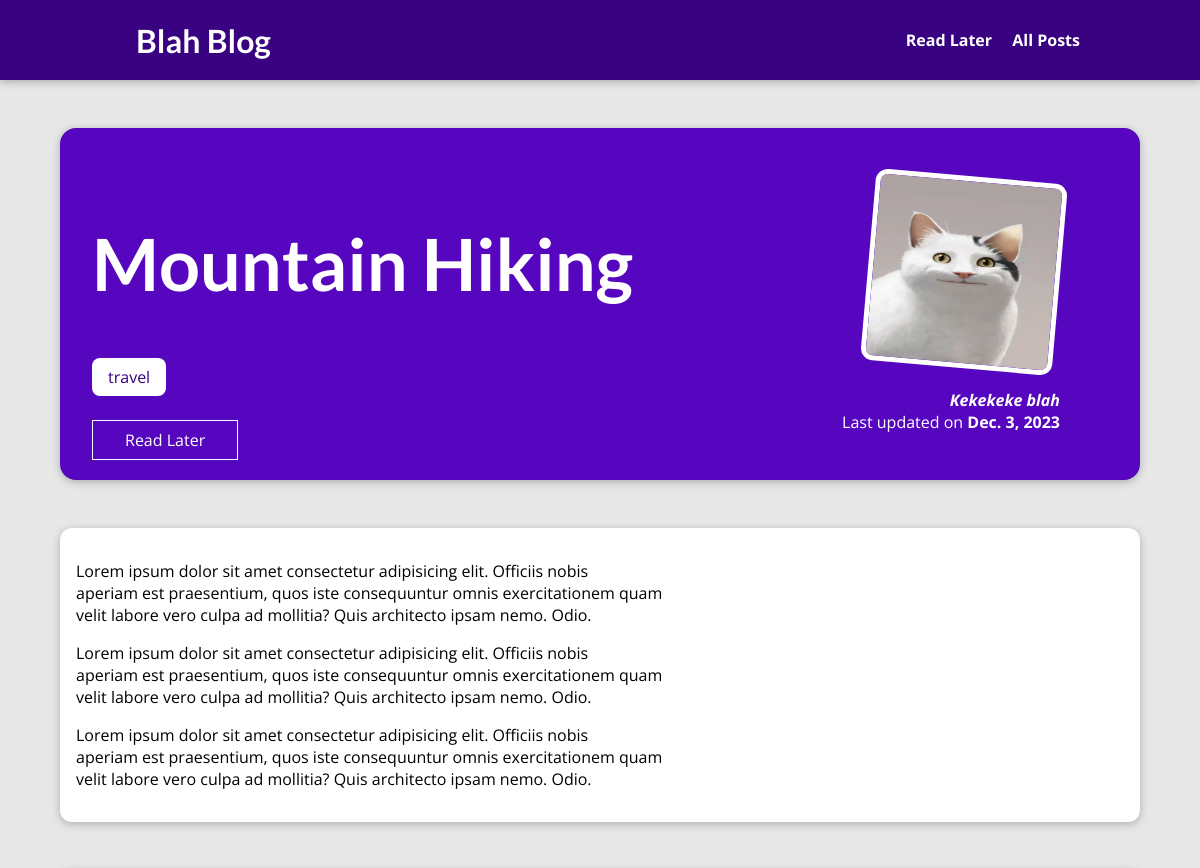
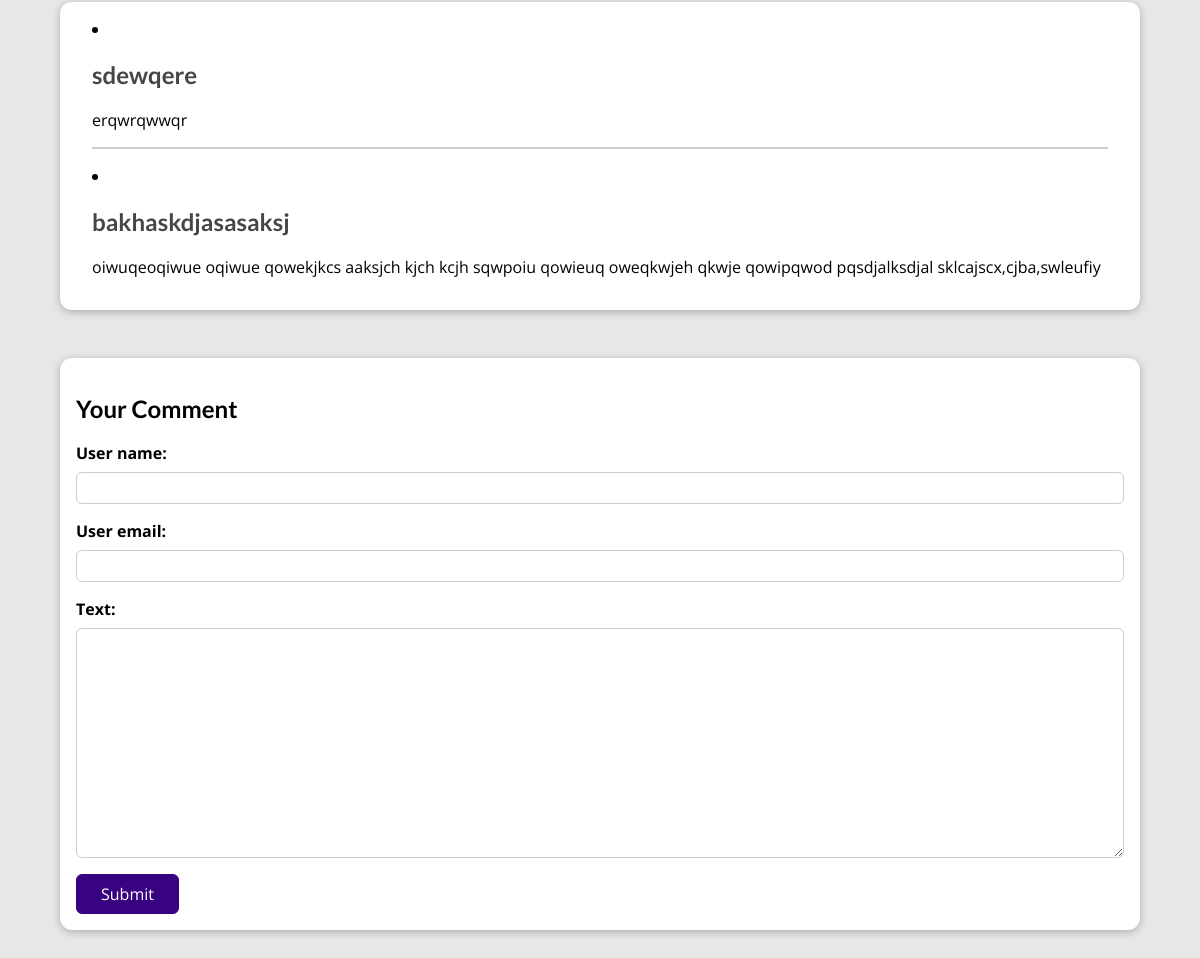
The page /posts/hike-in-the-mountains on the database its author committed (2 pictures, top to bottom).
### blog/models.py (models this page shows, shortened)
class PostModel(models.Model):
    title = models.CharField(max_length=50)
    excerpt = models.CharField(max_length=150)
    img_name = models.ImageField(upload_to='posts',null=True)
    date = models.DateField(auto_now=True)
    slug = models.SlugField(unique=True,db_index=True)
    content = models.TextField(validators=[MinLengthValidator(10)])
    author = models.ForeignKey(AuthorModel,on_delete=models.SET_NULL,null=True,related_name="posts")
    tag = models.ManyToManyField(TagModel)

class TagModel(models.Model):
    caption = models.CharField(max_length=50)

class AuthorModel(models.Model):
    first_name = models.CharField(max_length=50)
    last_name = models.CharField(max_length=50)
    email = models.EmailField(max_length=150)
    def full_name(self):
        return f"{self.first_name} {self.last_name}"
    def __str__(self) -> str:
        return self.full_name()

class Comment(models.Model):
    user_name = models.CharField(max_length=120)
    user_email = models.EmailField()
    text = models.TextField(max_length=400)
    post = models.ForeignKey(PostModel,on_delete=models.SET_NULL,null=True,related_name='comments')

### blog/views.py (the view, shortened to what this page needs)
# urls.py: path('posts/<slug:slug>',SinglePost.as_view(),name='post-detail-page'),
class SinglePost(View):
    def is_stored_post(self,request,post_id):
        stored_post = request.session.get('stored_posts')
        if stored_post is not None:
            is_saved = post_id in stored_post
        else:
            is_saved = False
        return is_saved
    def get(self,request,slug):
        post = PostModel.objects.get(slug=slug)
        return render(request,'blog/post-detail.html',{
            'post':post,
            'tags':post.tag.all(),
            'comment_form':CommentForm(),
            'comments':post.comments.all().order_by('-id'),
            'is_saved':self.is_stored_post(request,post.id)
        })

### blog/forms.py
class CommentForm(forms.ModelForm):
    class Meta:
        model = Comment
        exclude = ['post']
        label = {
            "user_name":"Your name",
            "user_email":"Your email",
            "text":"Your Comment"
        }

### blog/templates/blog/post-detail.html (shortened to what this page needs)
{% extends "base.html" %}
{% load static %}{% comment %} Holy shit dude why isnt it not working without this 🥴{% endcomment %}
{% block css_file %}
<link rel="stylesheet" href="{% static "blog/post-detail.css" %}"/>
{% endblock css_file %}
{% block content %}
<section id="summary">
    <h2>{{post.title}}</h2>
    <div>
        {%for tag in tags%}
        <span><div class="tag">{{tag.caption}}</div></span>
        {% endfor %}
    </div>
    <div id="read-later">
        <form action="{% url "read-later"%}" method="POST">
            <button>
                {% if is_saved %}
                    Remove from Read Later
                {% else %}
                    Read Later
                {% endif %}
            </button>
        </form>
    </div>
    <article>
        <img src="{{post.img_name.url}}" alt="">
        <address><a href="mailto:{{post.author.email}}">{{post.author}}</a></address>
        <div>
            Last updated on <time>{{post.date}}</time>
        </div>
    </article>
</section>
<main>
    {{post.content|linebreaks}}
</main>
<div id="comments">
    {% for comment in comments %}
    <li>
        <h2>{{comment.user_name}}</h2>
        <p>{{comment.text|linebreaks}}</p>
    </li>
    {% endfor %}
</div>
<div id="comment-form">
    <form action="{%url 'post-detail-page' post.slug %}" method="POST" >
        <h2>Your Comment</h2>
        {% for form_field in comment_form %}
            <div class="form-control {% if form_field.errors %} invalid {% endif %}">
                {{form_field.label_tag}}
                {{form_field}}
            </div>
        {% endfor %}
        <button>Submit</button>
    </form>
</div>
{% endblock content %}

### static/app.css (style rules this page uses)
* { box-sizing: border-box; }
html { font-family: 'Open Sans', 'Lato', sans-serif; }
body { margin: 0; }
h1, h2, h3 { font-family: 'Lato', sans-serif; font-weight: bold; }

### blog/static/blog/post-detail.css (style rules this page uses)
body { background-color: #e7e7e7; }
#summary { margin: 8rem auto 3rem auto; padding: 2rem; width: 90%; max-width: 90rem; border-radius: 16px; background-color: #5706c0; position: relative; box-shadow: 0 2px 8px rgba(0, 0, 0, 0.25); height: 22rem; }
#summary h2 { color: white; font-size: 4.5rem; }
#summary article { position: absolute; top: 2rem; right: 3rem; padding: 1rem 2rem; border-radius: 12px; text-align: right; color: white; }
#summary article img { width: 12rem; height: 12rem; border-radius: 12px; transform: rotateZ(5deg); border: 5px solid white; margin-bottom: 1rem; }
#summary address { font-weight: bold; }
#summary a { text-decoration: none; color: white; }
#summary time { font-weight: bold; }
main { width: 90%; max-width: 90rem; margin: 3rem auto; background-color: white; padding: 1rem; border-radius: 12px; box-shadow: 0 2px 8px rgba(0, 0, 0, 0.25); }
.tag { background-color: white; color: #390281; padding: 0.5rem 1rem; border-radius: 8px; display: inline; }
#comment-form { margin: 3rem auto; width: 90%; max-width: 90rem; border-radius: 12px; background-color: white; box-shadow: 0 2px 8px rgba(0, 0, 0, 0.25); padding: 1rem; }
#comment-form button { font: inherit; background-color: #390281; color: white; border: 1px solid #390281; padding: 0.5rem 1.5rem; border-radius: 6px; cursor: pointer; }
.form-control { margin-bottom: 1rem; }
.form-control label { font-weight: bold; margin-bottom: 0.5rem; display: block; }
.form-control input, .form-control textarea { display: block; width: 100%; font: inherit; padding: 0.25rem; border-radius: 6px; border: 1px solid #ccc; }
#comments { margin: 3rem auto; width: 90%; max-width: 90rem; border-radius: 12px; background-color: white; box-shadow: 0 2px 8px rgba(0, 0, 0, 0.25); padding: 1rem 2rem; }
#comments li { margin-bottom: 1rem; border-bottom: 2px solid #ccc; }
#comments li:last-of-type { border-bottom: none; }
#comments h2 { color: #464646; }
#read-later { margin: 2rem 0; }
#read-later button { background-color: transparent; border: 1px solid white; padding: 0.5rem 2rem; font: inherit; color: white; cursor: pointer; }

### rows shown on the page
PostModel: title "Mountain Hiking", img_name (picture), author "Kekekeke blah", date "Dec. 3, 2023", content "Lorem ipsum dolor sit amet consectetur adipisicing elit. Officiis nobis aperiam est praesentium, quos iste consequuntur omnis exercitationem quam velit labore vero culpa ad mollitia? Quis architecto ipsam nemo. Odio. Lorem ipsum dolor sit amet consectetur adipisicing elit. Officiis nobis aperiam est praesentium, quos iste consequuntur omnis exercitationem quam velit labore vero culpa ad mollitia? Quis architecto ipsam nemo. Odio. Lorem ipsum dolor sit amet consectetur adipisicing elit. Officiis nobis aperiam est praesentium, quos iste consequuntur omnis exercitationem quam velit labore vero culpa ad mollitia? Quis architecto ipsam nemo. Odio."
TagModel: caption "travel"
Comment: user_name "sdewqere", text "erqwrqwwqr"
Comment: user_name "bakhaskdjasasaksj", text "oiwuqeoqiwue oqiwue qowekjkcs aaksjch kjch kcjh sqwpoiu qowieuq oweqkwjeh qkwje qowipqwod pqsdjalksdjal sklcajscx,cjba,swleufiy"
